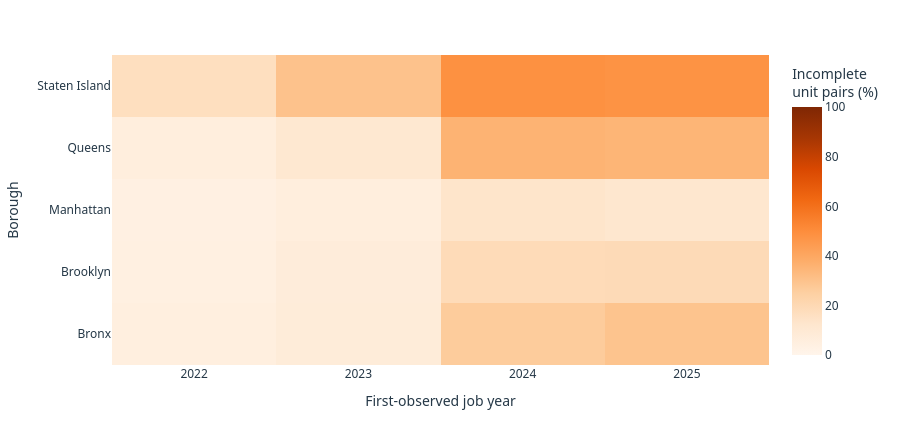

This figure's notebook cell:
### Markdown cell above
### RQ2 (website RQ8). Where is reported housing-unit information most incomplete across boroughs and cohort years?
For each borough and first-observed job year, divide **jobs missing a complete existing/proposed unit pair / all first-observed jobs**. Pool job counts before dividing; never average ZIP percentages. A cohort with zero jobs has no defined share. This reporting-quality question explains where partial unit-change totals need the most caution; missing unit reports are not zero units or evidence that no homes were proposed.

### Code cell
import sys
from pathlib import Path
from IPython.display import display, Markdown

ROOT = Path.cwd()
if not (ROOT / "app" / "data.py").is_file():
    ROOT = ROOT.parent
sys.path.insert(0, str(ROOT))
from app.data import Selection, build_report, load_dataset

from app.charts import unit_reporting_figure

reporting_data = load_dataset()
reporting_report = build_report(reporting_data, Selection())
unit_reporting_figure(reporting_report).show(renderer="plotly_mimetype")
unit_reporting = reporting_report.unit_reporting
valid_reporting = unit_reporting["missing_unit_share"].dropna()
if valid_reporting.empty:
    display(Markdown("**Finding:** no cohorts with a positive first-observed job denominator."))
else:
    borough, year = valid_reporting.idxmax()
    display(Markdown(
        f"**Finding:** **{borough.title()} / {year}** has the highest incomplete-unit share "
        f"(**{valid_reporting.max():.1%}**). Shares range from **{valid_reporting.min():.1%}** "
        f"to **{valid_reporting.max():.1%}** across borough-year cohorts with jobs. "
        "Each share weights by job counts, not ZIP percentages; tied maxima can occur. "
        "Missing unit pairs limit reported-unit conclusions and must not be interpreted as zero units."
    ))
display(unit_reporting)

### Figure 1 — Plotly figure (JSON) as saved in the notebook; plotly's stock layout.template omitted (floating-point values rounded to 4 significant figures)
{"data": [{"colorbar": {"title": {"text": "Incomplete<br>unit pairs (%)"}}, "colorscale": [[0.0, "rgb(255,245,235)"], [0.125, "rgb(254,230,206)"], [0.25, "rgb(253,208,162)"], [0.375, "rgb(253,174,107)"], [0.5, "rgb(253,141,60)"], [0.625, "rgb(241,105,19)"], [0.75, "rgb(217,72,1)"], [0.875, "rgb(166,54,3)"], [1.0, "rgb(127,39,4)"]], "customdata": [522.0, 9883.0, 549.0, 7185.0, 2166.0, 8191.0, 2253.0, 7648.0, 1257.0, 28220.0, 1461.0, 20000.0, 3780.0, 20240.0, 3669.0, 19260.0, 1774.0, 45650.0, 2070.0, 34220.0, 4093.0, 30920.0, 3508.0, 29360.0, 1174.0, 19740.0, 1633.0, 14690.0, 6139.0, 17210.0, 5540.0, 15850.0, 768.0, 4588.0, 1206.0, 4006.0, 2280.0, 4693.0, 2276.0, 4762.0], "hovertemplate": "%{y}<br>Cohort year %{x}<br>Jobs missing a complete unit pair: %{customdata[0]:,.0f}<br>First-observed jobs: %{customdata[1]:,.0f}<br>Incomplete share: %{z:.1f}%<extra></extra>", "type": "heatmap", "x": ["2022", "2023", "2024", "2025"], "y": ["Bronx", "Brooklyn", "Manhattan", "Queens", "Staten Island"], "z": [[5.282, 7.641, 26.44, 29.46], [4.454, 7.306, 18.68, 19.05], [3.886, 6.05, 13.24, 11.95], [5.948, 11.12, 35.67, 34.96], [16.74, 30.1, 48.58, 47.8]], "zmax": 100, "zmin": 0}], "layout": {"font": {"color": "#253847", "family": "Segoe UI, Arial, sans-serif", "size": 12}, "height": 430, "hoverlabel": {"bgcolor": "white"}, "legend": {"orientation": "h", "x": 0, "y": -0.22}, "margin": {"b": 65, "l": 60, "r": 30, "t": 55}, "paper_bgcolor": "rgba(0,0,0,0)", "plot_bgcolor": "rgba(0,0,0,0)", "xaxis": {"gridcolor": "#e8ecec", "title": {"text": "First-observed job year"}, "type": "category", "zeroline": false}, "yaxis": {"gridcolor": "#e8ecec", "title": {"text": "Borough"}, "zeroline": false}}}
